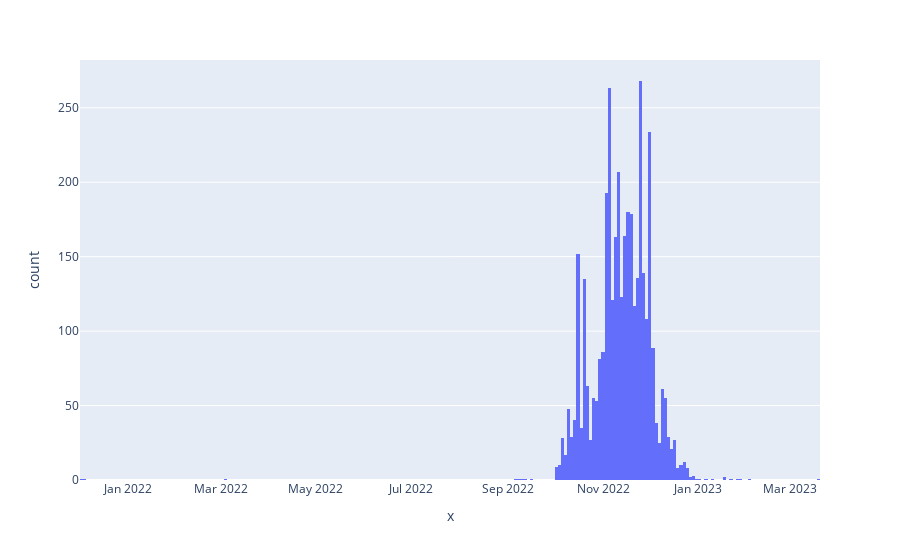

This figure's notebook cell:
### Code cell
px.histogram(x=Harv_date)

### Figure 1 — Plotly figure (JSON) as saved in the notebook; plotly's stock layout.template omitted (floating-point values rounded to 4 significant figures; data arrays with more than 128 entries replaced by an {"elided": "..."} marker saying what was removed)
{"data": [{"alignmentgroup": "True", "bingroup": "x", "hovertemplate": "x=%{x}<br>count=%{y}<extra></extra>", "legendgroup": "", "marker": {"color": "#636efa", "pattern": {"shape": ""}}, "name": "", "offsetgroup": "", "orientation": "v", "showlegend": false, "type": "histogram", "x": {"elided": "3870 str values"}, "xaxis": "x", "yaxis": "y"}], "layout": {"barmode": "relative", "legend": {"tracegroupgap": 0}, "margin": {"t": 60}, "xaxis": {"anchor": "y", "domain": [0, 1], "title": {"text": "x"}}, "yaxis": {"anchor": "x", "domain": [0, 1], "title": {"text": "count"}}}}
